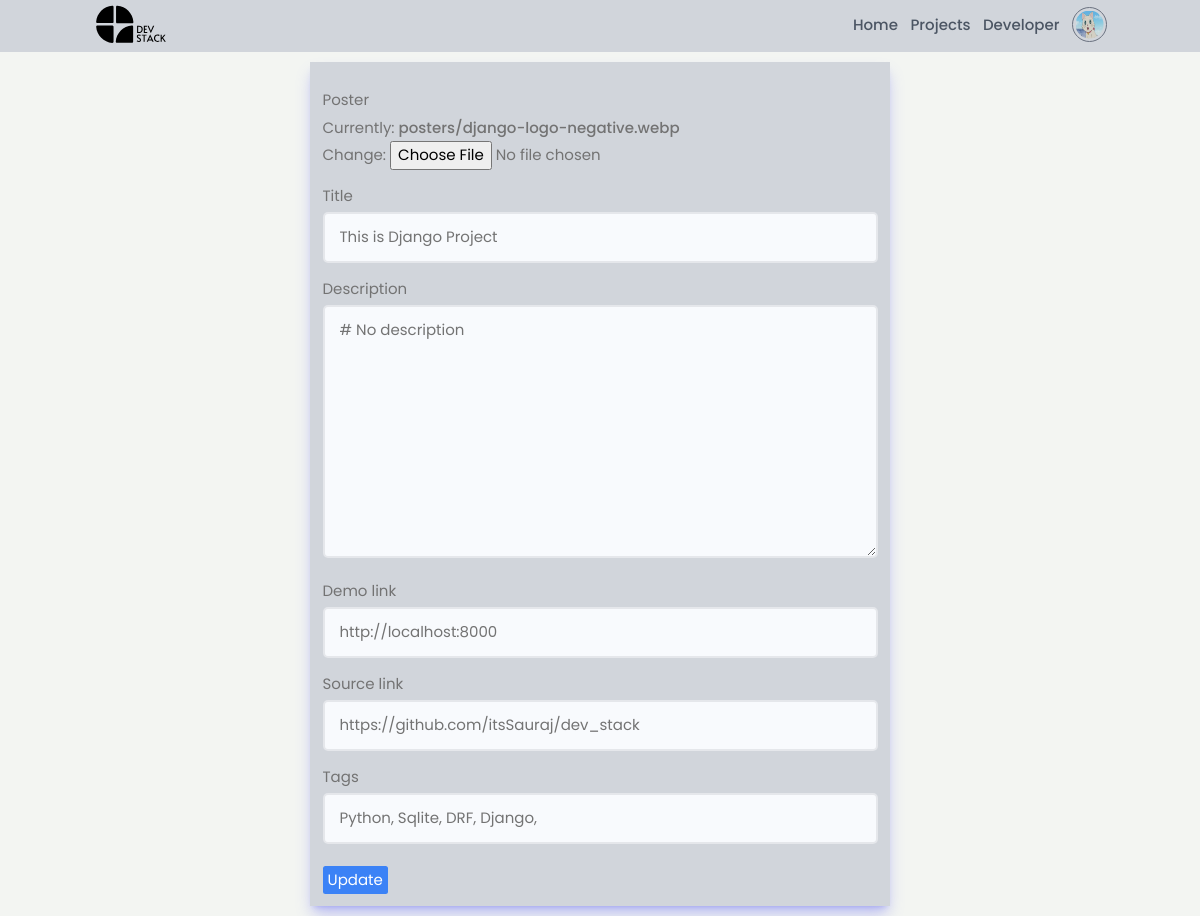
The page /update_project/57981193-48e2-457a-8917-69749215fca6?next=/user/profile/update (signed in) on the database its author committed.
### users/models.py (models this page shows, shortened)
class BaseModel(models.Model):
    created_at = models.DateTimeField(auto_now_add=True)
    updated_at = models.DateTimeField(auto_now=True)
    is_active = models.BooleanField(default=True)
    class Meta:
        abstract = True

class Profile(BaseModel):
    id = models.UUIDField(primary_key=True, default=uuid.uuid4, editable=False)
    avatar = models.ImageField(upload_to="avatars/", default="avatars/default.png")
    user = models.OneToOneField(User, on_delete=models.CASCADE, related_name="profile")
    name = models.CharField(max_length=255)
    short_intro = models.TextField(null=True, blank=True)
    short_bio = models.TextField(null=True, blank=True)
    social_github = models.CharField(max_length=200, blank=True, null=True)
    social_twitter = models.CharField(max_length=200, blank=True, null=True)
    social_linkedin = models.CharField(max_length=200, blank=True, null=True)
    social_youtube = models.CharField(max_length=200, blank=True, null=True)
    social_website = models.CharField(max_length=200, blank=True, null=True)
    @property
    def avatar_url(self):
        if self.avatar and hasattr(self.avatar, 'url'):
            return self.avatar.url
        else:
            return "avatars/default.png"

### projects/models.py (models this page shows, shortened)
class BaseModal(models.Model):
    created_at = models.DateTimeField(auto_now_add=True)
    updated_at = models.DateTimeField(auto_now=True)
    deleted_at = models.DateTimeField(blank=True, null=True)
    class Meta:
        abstract = True

class Project(BaseModal):
    id = models.UUIDField(primary_key=True, default=uuid.uuid4, editable=False)
    poster = models.ImageField(upload_to="posters/", default="posters/default.jpg")
    title = models.CharField(max_length=100, blank=True, null=True)
    description = models.TextField()
    demo_link = models.URLField(blank=True, null=True)
    source_link = models.URLField(blank=True, null=True)
    tags = models.ManyToManyField('Tag', blank=True)
    creator = models.ForeignKey('users.Profile', on_delete=models.CASCADE, null=True, blank=True)

class Tag(models.Model):
    name = models.CharField(max_length=200)
    creator = models.ForeignKey('users.Profile', on_delete=models.SET_NULL, null=True, blank=True, related_name='tags')
    created = models.DateTimeField(auto_now_add=True)
    id = models.UUIDField(default=uuid.uuid4, unique=True,
                          primary_key=True, editable=False)

### projects/views.py (the view, shortened to what this page needs)
# urls.py: path("update_project/<str:pk>", views.update_project, name="update-project"),
@login_required(login_url="/user/login/")
def update_project(request, pk):
    if not has_permission(request.user.profile, pk):
        return redirect("developer", pk=request.user.profile.id)
    next = request.GET.get("next") or None
    project = Project.objects.get(id=pk)
    form = ProjectForm(instance=project)
    context = {
        "form": form,
        "update": True,
        "project": project
    }
    return render(request, f"{app_name}/create_project.html", context,)

### projects/forms.py
class ProjectForm(ModelForm):
    class Meta:
        model = Project
        fields = '__all__'
        exclude = ['id', 'created_at', 'updated_at', 'deleted_at', 'creator', 'tags']
        widgets = {
            'title': TextInput(
              attrs={
                'placeholder': 'Title'
              }),
            'description': Textarea(
              attrs={
                'placeholder': 'Contrary to popular belief, Lorem Ipsum is not simply random text. It has roots in a piece of class....'
              }),
            'demo_link': TextInput(
              attrs={
                'placeholder': 'https://example.com'
              }),
            'source_link': TextInput(
              attrs={
                'placeholder': 'https://example.com'
              }),
        }
    def __init__(self, *args, **kwargs):
        super(ProjectForm, self).__init__(*args, **kwargs)
        for name, field in self.fields.items():
            field.widget.attrs.update({'class': 'input input--text'})

### users/views.py (called while the page is built)
def has_permission(profile, project_id):
    project = Project.objects.get(id=project_id)
    if profile.user == project.creator.user:
        return True
    return False

### projects/templates/projects/create_project.html (shortened to what this page needs)
{% extends 'base.html' %}
{% block content %}
  <div class="flex w-full justify-center items-center">
    <div class="container w-[50%]">
      {% if not update %}
        <form method="POST" class="p-5 bg-gray-300 m-4 shadow-lg shadow-indigo-500/40"
          action="{% url 'create-project' %}?next={% url 'profile' %}"
          enctype="multipart/form-data"
          >
          {% csrf_token %}
          {% for field in form %}
            <div class="form__field">
              <label for="formInput#text">{{field.label}}</label>
              {{field}}
            </div>
          {% endfor %}
          <div class="form__field">
            <label for="formInput#text">Tags</label>
            <input name="tags" type="text" id="id_tags" class="input input--text" placeholder="Tag1, Tag2, Tag3,..." />
          </div>
          <input type="submit" name="submit" class="mt-3 inline-flex text-white bg-indigo-500 border-0 py-1 px-2 focus:outline-none hover:bg-indigo-600 rounded"  value="Create">
        </form>
      {% else %}
        <form method="POST" class="p-5 bg-gray-300 m-4 shadow-lg shadow-indigo-500/40"
          action="{% url 'update-project' project.id %}?next={% url 'profile' %}"
          enctype="multipart/form-data"
          >
          {% for field in form %}
          <div class="form__field">
            <label for="formInput#text">{{field.label}}</label>
            {{field}}
          </div>
        {% endfor %}
        <div class="form__field">
          <label for="formInput#text">Tags</label>
          <input name="tags" type="text" id="id_tags" class="input input--text" placeholder="Tag1, Tag2, Tag3,..."
            value="{% for tag in project.tags.all %}{{ tag.name }}, {% endfor %}"
          />
        </div>
        <input type="submit" name="submit" class="mt-3 inline-flex text-white bg-blue-500 border-0 py-1 px-2 focus:outline-none hover:bg-blue-600 rounded" value="Update">
        </form>
      {% endif %}
    </div>
  </div>
{% endblock %}

### templates/navbar.html
{% load static %}
<header class="text-gray-600 body-font bg-gray-300 w-full sticky top-0">
  <div class="container mx-auto flex flex-wrap p-2 flex-col md:flex-row items-center">
    <a class="flex title-font font-medium items-center text-gray-900 mb-4 md:mb-0 w-[75px]" href="{% url 'home' %}">
        <img src="{% static 'images/icon-h.svg' %}" alt="icon" />
    </a>
    <nav class="md:ml-auto flex flex-wrap items-center text-base justify-center">
      <a class="mr-5 hover:text-gray-900 text-2xl" href="{% url 'home' %}">Home</a>
      <a class="mr-5 hover:text-gray-900 text-2xl" href="{% url 'projects' %}">Projects</a>
      <a class="mr-5 hover:text-gray-900 text-2xl" href="{% url 'developers' %}">Developer</a>
    </nav>
    {% if request.user.is_authenticated %}
      <a class="flex title-font font-medium items-center text-gray-900 mb-4 md:mb-0" href="{% url 'profile' %}">
        <img src="{% static request.user.profile.avatar_url %}" alt="request.user.profile.username" class="w-14 h-14 rounded-full p-1 border border-1 border-gray-500 hover:border-2 hover:border-black transition-all duration-300"  >
      </a>
    {% else %}
      <a href="{% url 'login' %}?next={{ request.path }}"
      class="ml-3 *:inline-flex items-center bg-black text-white border-0 py-1 px-3 focus:outline-none hover:opacity-50 transition-all ease-in duration-100 rounded mt-4 md:mt-0">
        Login
      </a>
    {% endif %}
  </div>
</header>

### static/styles/app.css (style rules this page uses)
:root { --color-sub: #2d2d39; }
img { width: 100%; }

### static/uikit/styles/modules/_variables.css (style rules this page uses)
:root { --color-main: #5aa5b9; --color-main-light: #e6faff; --color-sub: #3f4156; --color-sub-light: #51546e; --color-sub-lighter: #ededfd; --color-text: #737373; --color-gray: #8b8b8b; --color-light: #e5e7eb; --color-light-gray: #767676; --color-bg: #f8fafd; --color-white: #fffefd; --color-white-light: #f3f3f3; --color-success: #359e64; --color-success-bg: #def8e8; --color-error: #fc4b0b; --color-error-bg: #fff2ee; --font-base: 'Poppins', arial, helvetica, 'Segoe UI', roboto, ubuntu, sans-serif; --font-monospace: 'Fira Code', 'Courier New', courier, monospace; --font-regular: 300; --font-medium: 500; --font-bold: 700; --generic-shadow: 1px 1px 5px #00000010; --generic-transition: all 0.3s ease-in-out; }

### static/uikit/styles/modules/_base.css (style rules this page uses)
* { margin: 0; padding: 0; box-sizing: border-box; text-rendering: optimizeLegibility; color: inherit; font-size: inherit; }
html { font-size: 50%; }
@media only screen and (min-width: 480px) { html { font-size: 56.25%; } }
@media only screen and (min-width: 1200px) { html { font-size: 62.5%; } }
body { line-height: 1.6; font-weight: 400; font-size: 1.5rem; color: var(--color-text); background-color: var(--color-bg); min-height: 100vh; }

### static/uikit/styles/modules/_typography.css (style rules this page uses)
* { font-family: var(--font-base); }
a { padding-bottom: 2px; text-decoration: none; display: inline-block; color: var(--color-main); font-weight: var(--font-medium); }

### static/uikit/styles/modules/_utilities.css (style rules this page uses)
.container { width: 92%; max-width: 165rem; margin: 0 auto; box-sizing: border-box; }
@media screen and (min-width: 1000px) { .container { width: 90%; } }
@media screen and (min-width: 1200px) { .container { width: 80%; } }

### static/uikit/styles/modules/_form.css (style rules this page uses)
.form__field { margin-top: 1.5rem; margin-bottom: 1.5rem; }
.form__label, .form__field > label { display: block; margin-bottom: 0.5rem; color: var(--color-text); }
input.input[type='text'], input.input[type='email'], input.input[type='password'], input.input[type='number'], select.input, textarea.input { min-width: 24rem; width: 100%; padding: 1.2rem 1.5rem; border-radius: 0.5rem; border: 2px solid var(--color-light); transition: all 0.3s ease-in-out; background-color: var(--color-bg); }

### rows shown on the page
Project: form "This is Django Project" "# No description" "http://localhost:8000" "https://github.com/itsSauraj/dev_stack", tags "Python, Sqlite, DRF, Django,"

### other values the page prints
{{ field.label }} "Poster" "Title" "Description" "Demo link" "Source link"
